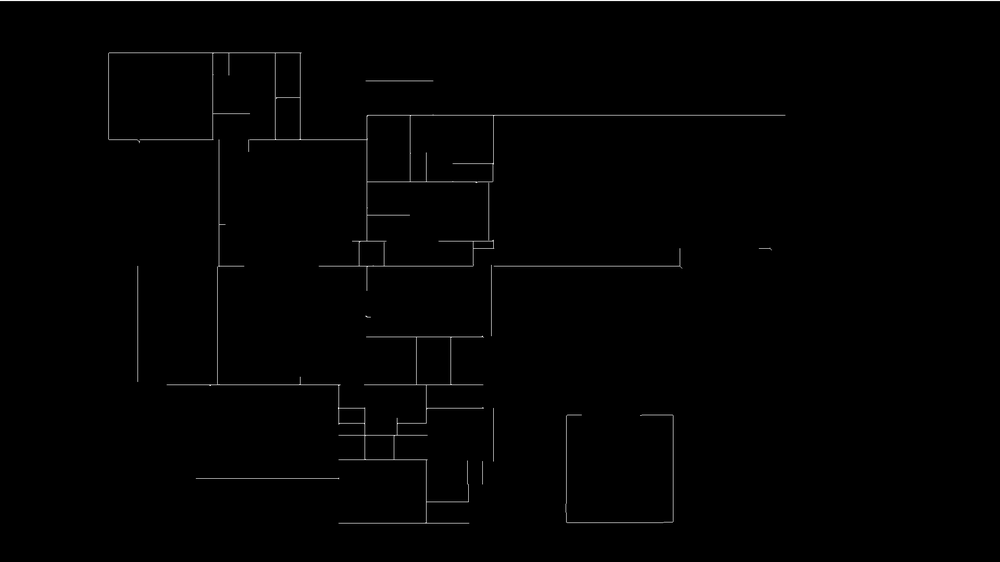
#> input picture output/05_skeleton_stitched.png, 1000 x 562 px, shrunk from 1920 x 1080 before the run
$ python wall_stitcher_old.py --input output/05_skeleton_stitched.png --output out.png
#> lines starting #> are read from the running program, lines starting #| are printed output that depends on the picture; after the words box and inside, x2 and y2 are one past the last pixel; in counts of white or black regions, pixels touching at a corner belong together
"""wall_stitcher.py

Post-process a pruned skeleton to produce continuous, 1-pixel-wide walls.

Usage:
    python wall_stitcher.py --input output/04_skeleton_pruned.png --output output/05_skeleton_stitched.png
"""
from __future__ import annotations

import argparse
import sys
from dataclasses import dataclass
from typing import Dict, Iterable, List, Sequence, Set, Tuple

import cv2
import numpy as np

Coord = Tuple[int, int]  # (row, col)


@dataclass
class Segment:
    path: List[Coord]
    orientation: str | None  # "horizontal", "vertical", or None


NEIGHBORS_8: Tuple[Coord, ...] = (
    (-1, -1), (-1, 0), (-1, 1),
    (0, -1),           (0, 1),
    (1, -1),  (1, 0),  (1, 1),
)


def load_binary_mask(path: str) -> np.ndarray:
    img = cv2.imread(path, cv2.IMREAD_GRAYSCALE)
    if img is None:
        raise FileNotFoundError(f"Could not read input image: {path}")
    # Normalize to {0,1}
    _, binary = cv2.threshold(img, 0, 1, cv2.THRESH_BINARY | cv2.THRESH_OTSU)
    return binary.astype(np.uint8)


def flag_if_not_single_pixel(mask: np.ndarray) -> bool:
    """
    Return True if any 2x2 fully-foreground block exists (implies thickness > 1).
    """
    kernel = np.ones((2, 2), dtype=np.uint8)
    counts = cv2.filter2D(mask, -1, kernel, borderType=cv2.BORDER_CONSTANT)
    thick = np.any(counts == 4)
    if thick:
        # find one example to report
        coords = np.argwhere(counts == 4)
        sample = tuple(int(v) for v in coords[0]) if coords.size else None
        sys.stderr.write(
            f"[HITL] Detected wall thickness >1px near pixel (row, col)={sample}. "
            "Please confirm input skeleton before stitching.\n"
        )
    return thick


def neighbors(coord: Coord, foreground: Set[Coord]) -> List[Coord]:
    r, c = coord
    result = []
    for dr, dc in NEIGHBORS_8:
        cand = (r + dr, c + dc)
        if cand in foreground:
            result.append(cand)
    return result


def build_degree_map(foreground: Set[Coord]) -> Dict[Coord, int]:
    return {pix: len(neighbors(pix, foreground)) for pix in foreground}


def trace_segments(foreground: Set[Coord]) -> List[List[Coord]]:
    degree = build_degree_map(foreground)
    nodes = {p for p, deg in degree.items() if deg != 2}

    visited_edges: Set[frozenset[Coord]] = set()
    segments: List[List[Coord]] = []

    def mark_path(path: Sequence[Coord]) -> None:
        for i in range(len(path) - 1):
            visited_edges.add(frozenset((path[i], path[i + 1])))

    # Walk from nodes first (endpoints / junctions)
    for node in nodes:
        for nb in neighbors(node, foreground):
            edge = frozenset((node, nb))
            if edge in visited_edges:
                continue
            path = [node]
            prev, current = node, nb
            while True:
                path.append(current)
                nbrs = neighbors(current, foreground)
                nbrs = [n for n in nbrs if n != prev]
                if degree.get(current, 0) != 2 or not nbrs:
                    break
                next_pixel = nbrs[0]
                prev, current = current, next_pixel
            mark_path(path)
            segments.append(path)

    # Handle closed loops of degree==2 (no nodes)
    for start in list(foreground):
        for nb in neighbors(start, foreground):
            edge = frozenset((start, nb))
            if edge in visited_edges:
                continue
            path = [start]
            prev, current = start, nb
            while True:
                path.append(current)
                nbrs = neighbors(current, foreground)
                nbrs = [n for n in nbrs if n != prev]
                if not nbrs:
                    break
                next_pixel = nbrs[0]
                edge_next = frozenset((current, next_pixel))
                if edge_next in visited_edges:
                    break
                prev, current = current, next_pixel
                if current == start:
                    path.append(current)
                    break
            mark_path(path)
            segments.append(path)

    return segments


def classify_segment(path: Sequence[Coord]) -> str | None:
    if len(path) < 2:
        return None
    ys = [p[0] for p in path]
    xs = [p[1] for p in path]
    dy = max(ys) - min(ys)
    dx = max(xs) - min(xs)
    if dx == dy == 0:
        return None
    if dx >= dy * 1.2:
        return "horizontal"
    if dy >= dx * 1.2:
        return "vertical"
    return None


def extract_segments(mask: np.ndarray) -> List[Segment]:
    foreground = {(int(r), int(c)) for r, c in zip(*np.nonzero(mask))}
    raw_paths = trace_segments(foreground)
    segments: List[Segment] = []
    for path in raw_paths:
        orient = classify_segment(path)
        segments.append(Segment(path=list(path), orientation=orient))
    return segments


def canonical_line_value(values: Iterable[int]) -> int:
    arr = np.fromiter(values, dtype=int)
    if arr.size == 0:
        return 0
    return int(np.median(arr))


def merge_axis_aligned(segments: List[Segment]) -> Tuple[List[Tuple[int, int, int, int]], List[Segment]]:
    """
    Merge horizontal/vertical segments separately.

    Returns
    -------
    merged_lines : list of (x1, y1, x2, y2) tuples
    untouched    : list of segments that were not classified
    """
    horizontals: List[Dict] = []  # type: ignore[var-annotated]
    verticals: List[Dict] = []  # type: ignore[var-annotated]
    unknown: List[Segment] = []

    for seg in segments:
        ys = [p[0] for p in seg.path]
        xs = [p[1] for p in seg.path]
        if seg.orientation == "horizontal":
            horizontals.append({
                "y": canonical_line_value(ys),
                "x_min": min(xs),
                "x_max": max(xs),
            })
        elif seg.orientation == "vertical":
            verticals.append({
                "x": canonical_line_value(xs),
                "y_min": min(ys),
                "y_max": max(ys),
            })
        else:
            unknown.append(seg)

    merged: List[Tuple[int, int, int, int]] = []

    # Horizontal merging by y band (±1 drift)
    horizontals.sort(key=lambda h: h["y"])
    bands: List[List[Dict[str, int]]] = []
    for h in horizontals:
        placed = False
        for band in bands:
            band_y = canonical_line_value([e["y"] for e in band])
            if abs(h["y"] - band_y) <= 1:
                band.append(h)
                placed = True
                break
        if not placed:
            bands.append([h])

    for band in bands:
        band_y = canonical_line_value([h["y"] for h in band])
        band.sort(key=lambda h: h["x_min"])
        current = band[0].copy()
        for nxt in band[1:]:
            if nxt["x_min"] <= current["x_max"] + 1:
                current["x_max"] = max(current["x_max"], nxt["x_max"])
                current["y"] = canonical_line_value([current["y"], nxt["y"]])
            else:
                merged.append((current["x_min"], band_y, current["x_max"], band_y))
                current = nxt.copy()
        merged.append((current["x_min"], band_y, current["x_max"], band_y))

    # Vertical merging by x band (±1 drift)
    verticals.sort(key=lambda v: v["x"])
    v_bands: List[List[Dict[str, int]]] = []
    for v in verticals:
        placed = False
        for band in v_bands:
            band_x = canonical_line_value([e["x"] for e in band])
            if abs(v["x"] - band_x) <= 1:
                band.append(v)
                placed = True
                break
        if not placed:
            v_bands.append([v])

    for band in v_bands:
        band_x = canonical_line_value([v["x"] for v in band])
        band.sort(key=lambda v: v["y_min"])
        current = band[0].copy()
        for nxt in band[1:]:
            if nxt["y_min"] <= current["y_max"] + 1:
                current["y_max"] = max(current["y_max"], nxt["y_max"])
                current["x"] = canonical_line_value([current["x"], nxt["x"]])
            else:
                merged.append((band_x, current["y_min"], band_x, current["y_max"]))
                current = nxt.copy()
        merged.append((band_x, current["y_min"], band_x, current["y_max"]))

    return merged, unknown


def draw_lines(shape: Tuple[int, int], lines: List[Tuple[int, int, int, int]]) -> np.ndarray:
    canvas = np.zeros(shape, dtype=np.uint8)
    for x1, y1, x2, y2 in lines:
        cv2.line(canvas, (x1, y1), (x2, y2), color=1, thickness=1)
    return canvas


def fill_orthogonal_gaps(mask: np.ndarray) -> np.ndarray:
    """Fill 1-pixel gaps at T/corner junctions."""
    up = np.pad(mask[:-1, :], ((1, 0), (0, 0)), mode="constant")
    down = np.pad(mask[1:, :], ((0, 1), (0, 0)), mode="constant")
    left = np.pad(mask[:, :-1], ((0, 0), (1, 0)), mode="constant")
    right = np.pad(mask[:, 1:], ((0, 0), (0, 1)), mode="constant")

    empty = mask == 0
    corner_fill = (
        (up & left) | (up & right) | (down & left) | (down & right)
    )
    tjunction_fill = (
        (left & right & (up | down)) | (up & down & (left | right))
    )
    fill_mask = (corner_fill | tjunction_fill) & empty
    result = mask.copy()
    result[fill_mask] = 1
    return result


def stitch(input_path: str, output_path: str) -> None:
    binary = load_binary_mask(input_path)
#> in load_binary_mask, img is the input picture: shape (562, 1000); min 0, max 247, mean 1.8
#> in load_binary_mask, `_, binary = cv2.threshold(img, 0, 1, cv2.THRESH_BINARY | cv2.THRESH_OT..`:
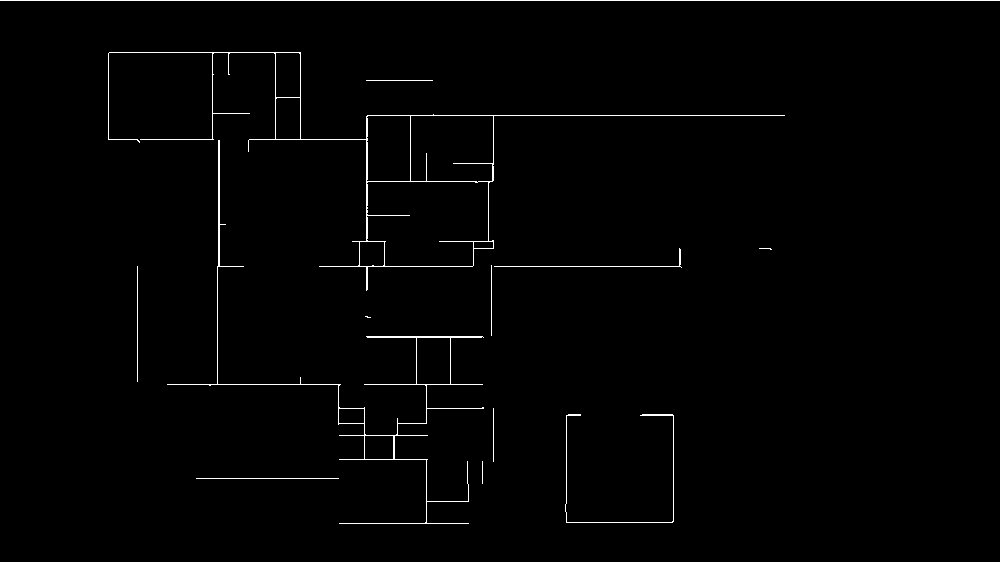
#> binary: shape (562, 1000); values 0 (black) and 1 (white), 1.1% white in thin lines or dots
    hitl = flag_if_not_single_pixel(binary)
#> in flag_if_not_single_pixel, `thick = np.any(counts == 4)`: thick = True
#> in flag_if_not_single_pixel, `coords = np.argwhere(counts == 4)`: coords = 483 pairs, first value 53 to 523, second value 210 to 680
#> in flag_if_not_single_pixel, `sample = tuple(int(v) for v in coords[0]) if coords.size else None`: sample = (53, 213)
#> hitl = True
    segments = extract_segments(binary)
#> in extract_segments, `foreground = {(int(r), int(c)) for r, c in zip(*np.nonzero(mask))}`: foreground = 6308 items
#> in extract_segments, `raw_paths = trace_segments(foreground)`: raw_paths = 2950 items
#> the loop in extract_segments, `for path in raw_paths:` made 2950 passes
#> (path, ys in classify_segment, xs in classify_segment, dy in classify_segment, dx in classify_segment, orient) on passes 2, 4, 5: ([(210, 367), (210, 366)], [210, 210], [367, 366], 0, 1, 'horizontal'), ([(210, 367), (211, 367)], [210, 211], [367, 367], 1, 0, 'vertical'), ([(98, 275), (97, 275)], [98, 97], [275, 275], 1, 0, 'vertical')
#> segments = 2950 items

    classified = sum(1 for s in segments if s.orientation in {"horizontal", "vertical"})
#> classified = 1788
    unclassified = [s for s in segments if s.orientation is None]
#> unclassified = 1162 items
    if classified != len(segments):
        sys.stderr.write(
            f"[INFO] Segments classified: {classified}/{len(segments)}. "
            f"Unclassified: {len(unclassified)}.\n"
        )
        if unclassified:
            sys.stderr.write(
                "[INFO] Unclassified segments retained without modification.\n"
            )

    merged_lines, leftover = merge_axis_aligned(segments)
#> the loop in merge_axis_aligned, `for seg in segments:` made 2950 passes
#> (ys, xs) on passes 1, 3, 6: ([210, 209], [367, 366]), ([210, 211], [367, 366]), ([98, 97], [275, 276])
#> after the loop in merge_axis_aligned, `for seg in segments:`: horizontals = 846 items; unknown = 1162 items; verticals = 942 items
#> the loop in merge_axis_aligned, `for h in horizontals:` made 846 passes
#> h on passes 2 to 4: {'y': 52, 'x_min': 213, 'x_max': 214}, {'y': 52, 'x_min': 214, 'x_max': 227}, {'y': 52, 'x_min': 227, 'x_max': 228}
#> the loop in merge_axis_aligned, `for band in bands:` made 109 passes
#> the loop in merge_axis_aligned, `for v in verticals:` made 942 passes
#> v on passes 1 to 3: {'x': 137, 'y_min': 266, 'y_max': 381}, {'x': 137, 'y_min': 139, 'y_max': 140}, {'x': 138, 'y_min': 140, 'y_max': 141}
#> the loop in merge_axis_aligned, `for band in v_bands:` made 91 passes

    stitched = draw_lines(binary.shape, merged_lines)
#> the loop in draw_lines, `for x1, y1, x2, y2 in lines:` made 299 passes
#> (x1, y1, x2, y2) on passes 1 to 3: (0, 0, 999, 0), (211, 52, 300, 52), (212, 74, 213, 74)
#> after the loop in draw_lines, `for x1, y1, x2, y2 in lines:`:
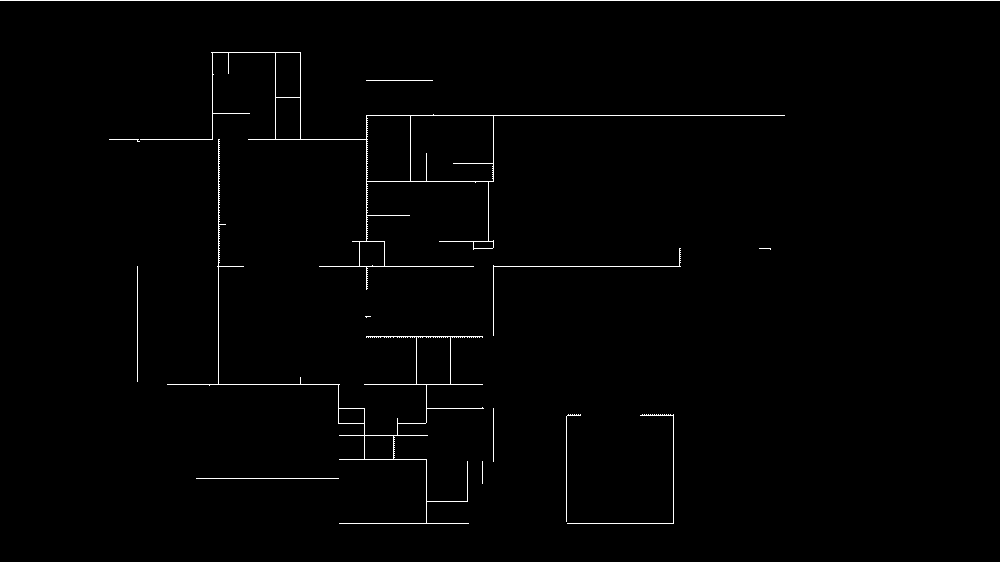
#> canvas: shape (562, 1000); values 0 (black) and 1 (white), 1% white in thin lines or dots

    # Preserve any unclassified pixels from the original skeleton
    for seg in leftover:
        for r, c in seg.path:
            stitched[r, c] = 1
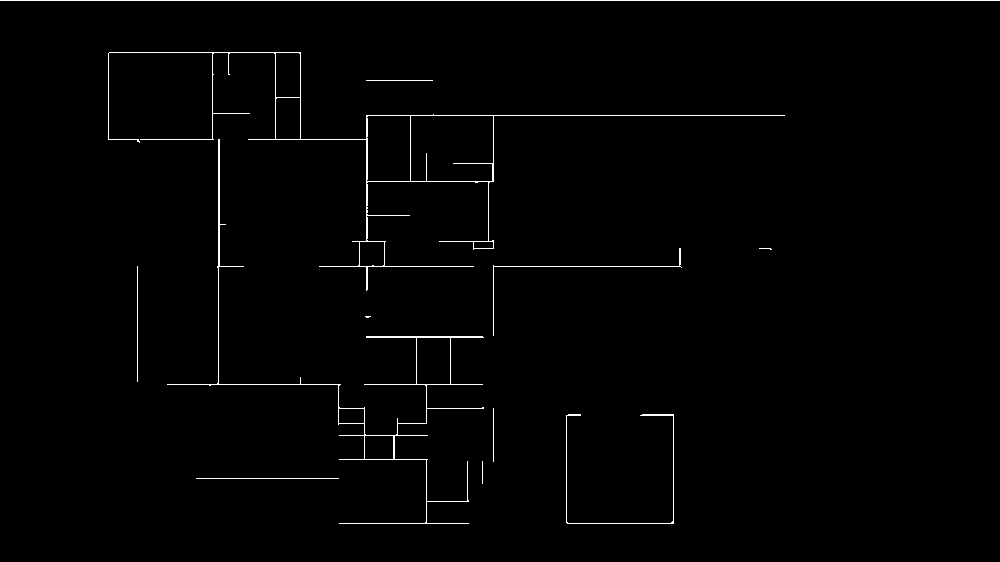
#> stitched: shape (562, 1000); values 0 (black) and 1 (white), 1.1% white in thin lines or dots

    stitched = fill_orthogonal_gaps(stitched)
#> in fill_orthogonal_gaps, `down = np.pad(mask[1:, :], ((0, 1), (0, 0)), mode="constant")`:
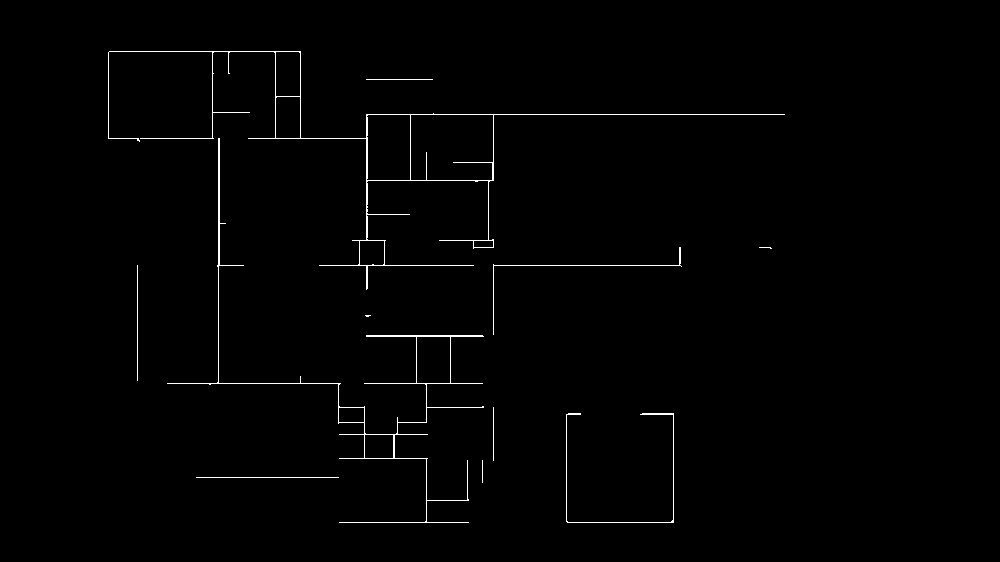
#> down: shape (562, 1000); values 0 (black) and 1 (white), 0.94% white in thin lines or dots, all inside (x1, y1, x2, y2) = (108, 51, 785, 523)
#> in fill_orthogonal_gaps, `left = np.pad(mask[:, :-1], ((0, 0), (1, 0)), mode="constant")`:
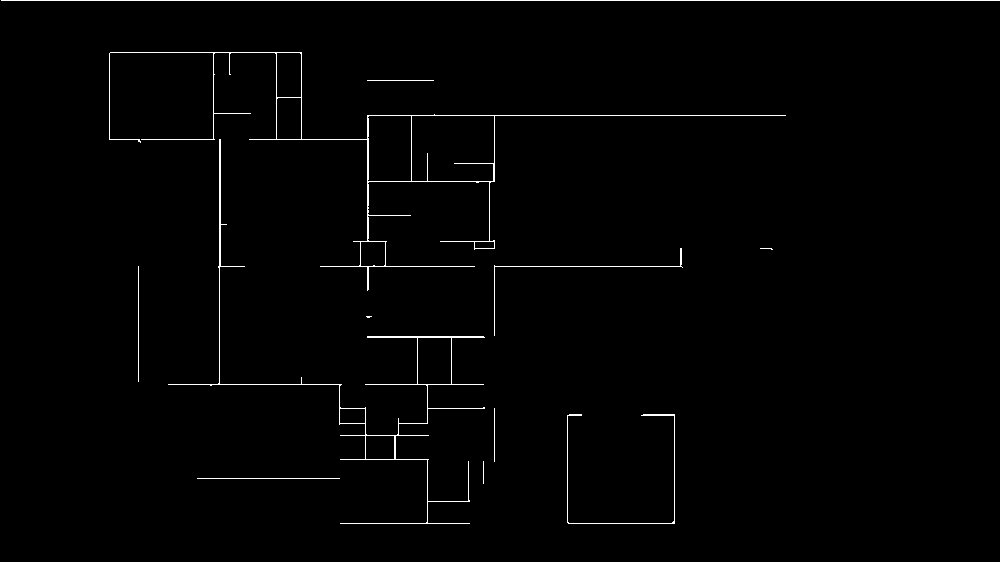
#> left: shape (562, 1000); values 0 (black) and 1 (white), 1.1% white in thin lines or dots
#> in fill_orthogonal_gaps, `empty = mask == 0`: empty: shape (562, 1000) bool; 98.9% white; black in thin lines or dots
#> in fill_orthogonal_gaps, `corner_fill = ( (up & left) | (up & right) | (down & left) | (down & r..`: corner_fill: shape (562, 1000); values 0 (black) and 1 (white), 0.23% white in thin lines or dots, all inside (x1, y1, x2, y2) = (108, 52, 772, 524)
#> in fill_orthogonal_gaps, `tjunction_fill = ( (left & right & (up | down)) | (up & down & (left |..`: tjunction_fill: shape (562, 1000); values 0 (black) and 1 (white), 0.19% white in thin lines or dots, all inside (x1, y1, x2, y2) = (137, 52, 681, 524)
#> in fill_orthogonal_gaps, `fill_mask = (corner_fill | tjunction_fill) & empty`:
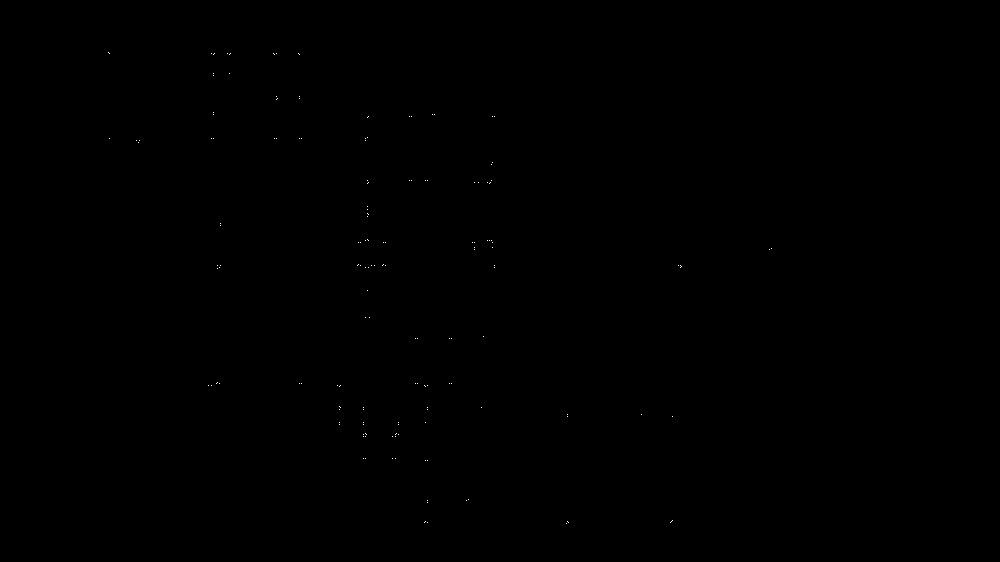
#> fill_mask: shape (562, 1000); values 0 (black) and 1 (white), 0.03% white in thin lines or dots, all inside (x1, y1, x2, y2) = (108, 52, 772, 524)
#> in fill_orthogonal_gaps, `result[fill_mask] = 1`:
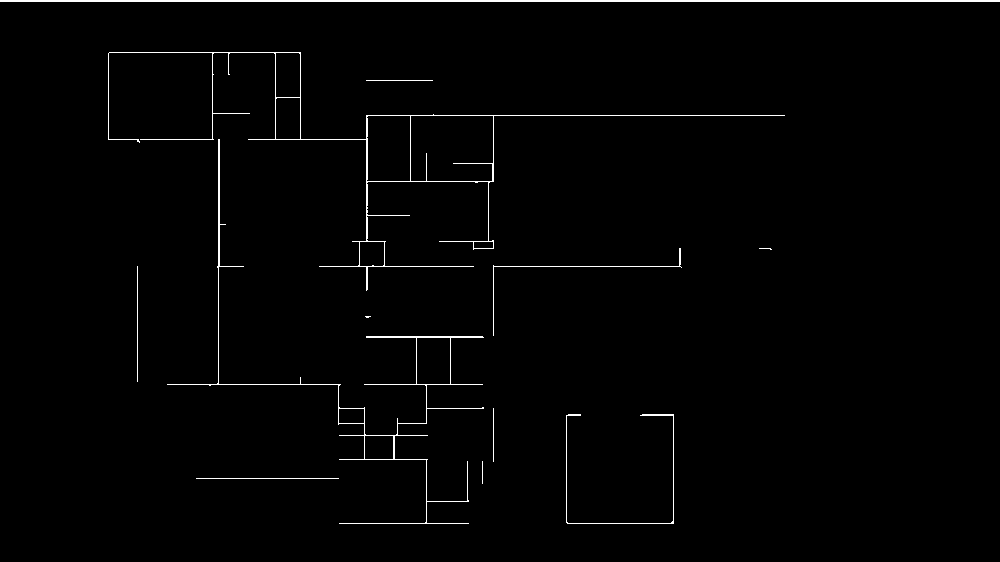
#> result: shape (562, 1000); values 0 (black) and 1 (white), 1.3% white in thin lines or dots

    cv2.imwrite(output_path, (stitched * 255).astype(np.uint8))

    if hitl:
        sys.stderr.write("[HITL] Manual review recommended before using stitched output.\n")
    print(f"Saved stitched skeleton to {output_path}")


if __name__ == "__main__":
    parser = argparse.ArgumentParser(description="Stitch fragmented wall skeletons")
    parser.add_argument("--input", required=True, help="Path to pruned skeleton image")
    parser.add_argument("--output", required=True, help="Path to write stitched skeleton")
    args = parser.parse_args()

    stitch(args.input, args.output)
